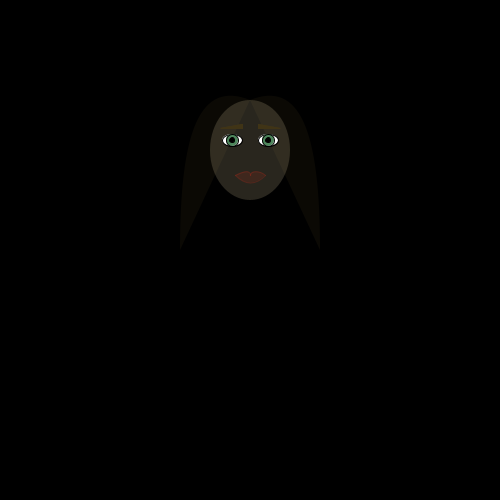
Frame 1 (no input)
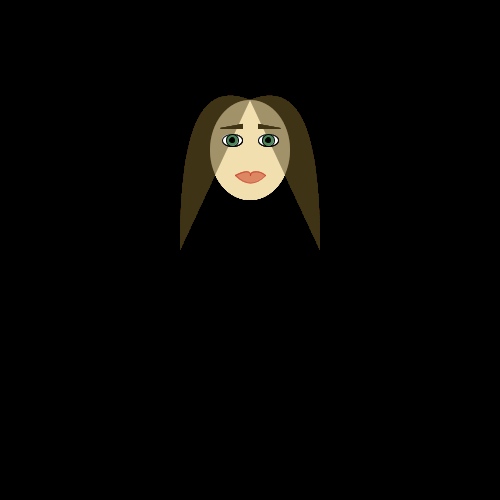
Frame 60 (the mouse pressed at the canvas centre just before this capture)
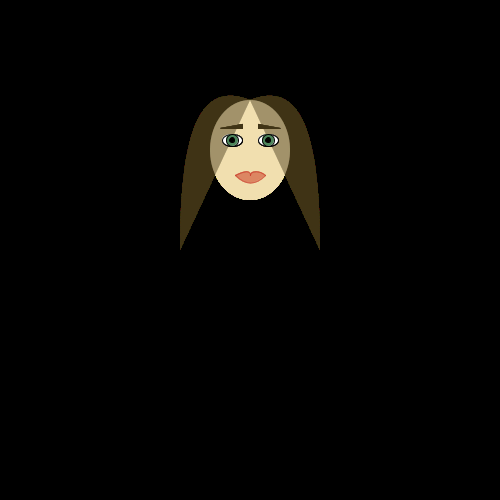
Frame 120 (the mouse held since frame 60 and released just before this capture)

The Processing sketch that drew these frames (run headless with seeded random() and noise(); from frame 60 on, the mouse is pressed at the canvas centre):

// Processing sketch: sprite
// ── sprite.pde
void setup(){
  size(500, 500);
  background(0);
}


void draw(){
  noStroke();
  //hair
  fill(64, 52, 22, 43);
  bezier(250, 100, 200, 80, 180, 130, 180, 250);
  bezier(250, 100, 300, 80, 320, 130, 320, 250);

  //oval head shape
  fill(245, 225, 175, 43);
  ellipse(250, 150, 80, 100);
  
  //eyes
  stroke(0);
  fill(255);
  ellipse(232, 140, 20, 12);
  ellipse(268, 140, 20, 12);
  fill(78, 134, 92);
  //eye iris
  ellipse(232, 140, 12, 12);
  ellipse(268, 140, 12, 12);
  //eye pupil
  fill(0);
  ellipse(232, 140, 5, 5);
  ellipse(268, 140, 5, 5);
  
  
  //eyebrows
  //strokeWeight(3);
  stroke(64, 52, 22);
  fill(64, 52, 22);
   //bezier(240, 125, 238, 120, 230, 120, 220, 125);
   triangle(242, 128, 220, 128, 242, 124);
   triangle(258, 128, 280, 128, 258, 124);
   
   //mouth
   fill(198, 40, 22, 36);
   stroke(198, 40, 22, 66);
   bezier(235, 175, 245, 170, 250, 170, 250, 175);
   bezier(250, 175, 250, 170, 260, 170, 265, 175);
   bezier(235, 175, 245, 185, 255, 185, 265, 175);
   
   
  
  
  


  
}
